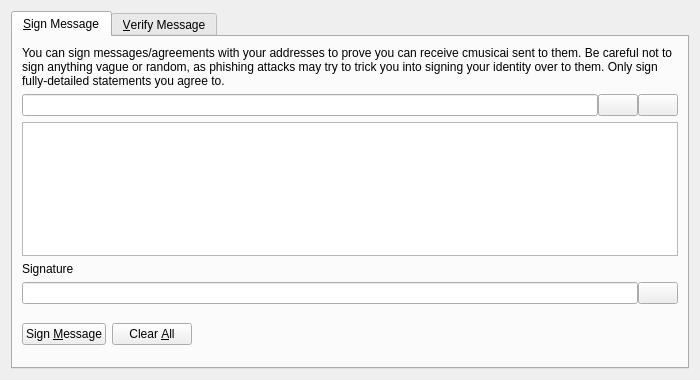
<?xml version="1.0" encoding="UTF-8"?>
<ui version="4.0">
 <class>SignVerifyMessageDialog</class>
 <widget class="QDialog" name="SignVerifyMessageDialog">
  <property name="geometry">
   <rect>
    <x>0</x>
    <y>0</y>
    <width>700</width>
    <height>380</height>
   </rect>
  </property>
  <property name="windowTitle">
   <string>Signatures - Sign / Verify a Message</string>
  </property>
  <property name="modal">
   <bool>true</bool>
  </property>
  <layout class="QVBoxLayout" name="verticalLayout">
   <item>
    <widget class="QTabWidget" name="tabWidget">
     <property name="currentIndex">
      <number>0</number>
     </property>
     <widget class="QWidget" name="tabSignMessage">
      <attribute name="title">
       <string>&amp;Sign Message</string>
      </attribute>
      <layout class="QVBoxLayout" name="verticalLayout_SM">
       <item>
        <widget class="QLabel" name="infoLabel_SM">
         <property name="text">
          <string>You can sign messages/agreements with your addresses to prove you can receive cmusicai sent to them. Be careful not to sign anything vague or random, as phishing attacks may try to trick you into signing your identity over to them. Only sign fully-detailed statements you agree to.</string>
         </property>
         <property name="textFormat">
          <enum>Qt::PlainText</enum>
         </property>
         <property name="wordWrap">
          <bool>true</bool>
         </property>
        </widget>
       </item>
       <item>
        <layout class="QHBoxLayout" name="horizontalLayout_1_SM">
         <property name="spacing">
          <number>0</number>
         </property>
         <item>
          <widget class="QValidatedLineEdit" name="addressIn_SM">
           <property name="toolTip">
            <string>The cmusicai address to sign the message with</string>
           </property>
          </widget>
         </item>
         <item>
          <widget class="QPushButton" name="addressBookButton_SM">
           <property name="toolTip">
            <string>Choose previously used address</string>
           </property>
           <property name="text">
            <string/>
           </property>
           <property name="icon">
            <iconset resource="../cmusicai.qrc">
             <normaloff>:/icons/address-book</normaloff>:/icons/address-book</iconset>
           </property>
           <property name="shortcut">
            <string>Alt+A</string>
           </property>
           <property name="autoDefault">
            <bool>false</bool>
           </property>
          </widget>
         </item>
         <item>
          <widget class="QPushButton" name="pasteButton_SM">
           <property name="toolTip">
            <string>Paste address from clipboard</string>
           </property>
           <property name="text">
            <string/>
           </property>
           <property name="icon">
            <iconset resource="../cmusicai.qrc">
             <normaloff>:/icons/editpaste</normaloff>:/icons/editpaste</iconset>
           </property>
           <property name="shortcut">
            <string>Alt+P</string>
           </property>
           <property name="autoDefault">
            <bool>false</bool>
           </property>
          </widget>
         </item>
        </layout>
       </item>
       <item>
        <widget class="QPlainTextEdit" name="messageIn_SM">
         <property name="toolTip">
          <string>Enter the message you want to sign here</string>
         </property>
        </widget>
       </item>
       <item>
        <widget class="QLabel" name="signatureLabel_SM">
         <property name="text">
          <string>Signature</string>
         </property>
         <property name="textFormat">
          <enum>Qt::PlainText</enum>
         </property>
        </widget>
       </item>
       <item>
        <layout class="QHBoxLayout" name="horizontalLayout_2_SM">
         <property name="spacing">
          <number>0</number>
         </property>
         <item>
          <widget class="QLineEdit" name="signatureOut_SM">
           <property name="font">
            <font>
             <italic>true</italic>
            </font>
           </property>
           <property name="readOnly">
            <bool>true</bool>
           </property>
          </widget>
         </item>
         <item>
          <widget class="QPushButton" name="copySignatureButton_SM">
           <property name="toolTip">
            <string>Copy the current signature to the system clipboard</string>
           </property>
           <property name="text">
            <string/>
           </property>
           <property name="icon">
            <iconset resource="../cmusicai.qrc">
             <normaloff>:/icons/editcopy</normaloff>:/icons/editcopy</iconset>
           </property>
           <property name="autoDefault">
            <bool>false</bool>
           </property>
          </widget>
         </item>
        </layout>
       </item>
       <item>
        <layout class="QHBoxLayout" name="horizontalLayout_3_SM">
         <item>
          <widget class="QPushButton" name="signMessageButton_SM">
           <property name="toolTip">
            <string>Sign the message to prove you own this cmusicai address</string>
           </property>
           <property name="text">
            <string>Sign &amp;Message</string>
           </property>
           <property name="icon">
            <iconset resource="../cmusicai.qrc">
             <normaloff>:/icons/edit</normaloff>:/icons/edit</iconset>
           </property>
           <property name="autoDefault">
            <bool>false</bool>
           </property>
          </widget>
         </item>
         <item>
          <widget class="QPushButton" name="clearButton_SM">
           <property name="toolTip">
            <string>Reset all sign message fields</string>
           </property>
           <property name="text">
            <string>Clear &amp;All</string>
           </property>
           <property name="icon">
            <iconset resource="../cmusicai.qrc">
             <normaloff>:/icons/remove</normaloff>:/icons/remove</iconset>
           </property>
           <property name="autoDefault">
            <bool>false</bool>
           </property>
          </widget>
         </item>
         <item>
          <spacer name="horizontalSpacer_1_SM">
           <property name="orientation">
            <enum>Qt::Horizontal</enum>
           </property>
           <property name="sizeHint" stdset="0">
            <size>
             <width>40</width>
             <height>48</height>
            </size>
           </property>
          </spacer>
         </item>
         <item>
          <widget class="QLabel" name="statusLabel_SM">
           <property name="font">
            <font>
             <weight>75</weight>
             <bold>true</bold>
            </font>
           </property>
           <property name="text">
            <string/>
           </property>
           <property name="wordWrap">
            <bool>true</bool>
           </property>
          </widget>
         </item>
         <item>
          <spacer name="horizontalSpacer_2_SM">
           <property name="orientation">
            <enum>Qt::Horizontal</enum>
           </property>
           <property name="sizeHint" stdset="0">
            <size>
             <width>40</width>
             <height>48</height>
            </size>
           </property>
          </spacer>
         </item>
        </layout>
       </item>
      </layout>
     </widget>
     <widget class="QWidget" name="tabVerifyMessage">
      <attribute name="title">
       <string>&amp;Verify Message</string>
      </attribute>
      <layout class="QVBoxLayout" name="verticalLayout_VM">
       <item>
        <widget class="QLabel" name="infoLabel_VM">
         <property name="text">
          <string>Enter the receiver's address, message (ensure you copy line breaks, spaces, tabs, etc. exactly) and signature below to verify the message. Be careful not to read more into the signature than what is in the signed message itself, to avoid being tricked by a man-in-the-middle attack. Note that this only proves the signing party receives with the address, it cannot prove sendership of any transaction!</string>
         </property>
         <property name="textFormat">
          <enum>Qt::PlainText</enum>
         </property>
         <property name="alignment">
          <set>Qt::AlignLeading|Qt::AlignLeft|Qt::AlignTop</set>
         </property>
         <property name="wordWrap">
          <bool>true</bool>
         </property>
        </widget>
       </item>
       <item>
        <layout class="QHBoxLayout" name="horizontalLayout_1_VM">
         <property name="spacing">
          <number>0</number>
         </property>
         <item>
          <widget class="QValidatedLineEdit" name="addressIn_VM">
           <property name="toolTip">
            <string>The cmusicai address the message was signed with</string>
           </property>
          </widget>
         </item>
         <item>
          <widget class="QPushButton" name="addressBookButton_VM">
           <property name="toolTip">
            <string>Choose previously used address</string>
           </property>
           <property name="text">
            <string/>
           </property>
           <property name="icon">
            <iconset resource="../cmusicai.qrc">
             <normaloff>:/icons/address-book</normaloff>:/icons/address-book</iconset>
           </property>
           <property name="shortcut">
            <string>Alt+A</string>
           </property>
           <property name="autoDefault">
            <bool>false</bool>
           </property>
          </widget>
         </item>
        </layout>
       </item>
       <item>
        <widget class="QPlainTextEdit" name="messageIn_VM"/>
       </item>
       <item>
        <widget class="QValidatedLineEdit" name="signatureIn_VM"/>
       </item>
       <item>
        <layout class="QHBoxLayout" name="horizontalLayout_2_VM">
         <item>
          <widget class="QPushButton" name="verifyMessageButton_VM">
           <property name="toolTip">
            <string>Verify the message to ensure it was signed with the specified cmusicai address</string>
           </property>
           <property name="text">
            <string>Verify &amp;Message</string>
           </property>
           <property name="icon">
            <iconset resource="../cmusicai.qrc">
             <normaloff>:/icons/transaction_0</normaloff>:/icons/transaction_0</iconset>
           </property>
           <property name="autoDefault">
            <bool>false</bool>
           </property>
          </widget>
         </item>
         <item>
          <widget class="QPushButton" name="clearButton_VM">
           <property name="toolTip">
            <string>Reset all verify message fields</string>
           </property>
           <property name="text">
            <string>Clear &amp;All</string>
           </property>
           <property name="icon">
            <iconset resource="../cmusicai.qrc">
             <normaloff>:/icons/remove</normaloff>:/icons/remove</iconset>
           </property>
           <property name="autoDefault">
            <bool>false</bool>
           </property>
          </widget>
         </item>
         <item>
          <spacer name="horizontalSpacer_1_VM">
           <property name="orientation">
            <enum>Qt::Horizontal</enum>
           </property>
           <property name="sizeHint" stdset="0">
            <size>
             <width>40</width>
             <height>48</height>
            </size>
           </property>
          </spacer>
         </item>
         <item>
          <widget class="QLabel" name="statusLabel_VM">
           <property name="font">
            <font>
             <weight>75</weight>
             <bold>true</bold>
            </font>
           </property>
           <property name="text">
            <string/>
           </property>
           <property name="wordWrap">
            <bool>true</bool>
           </property>
          </widget>
         </item>
         <item>
          <spacer name="horizontalSpacer_2_VM">
           <property name="orientation">
            <enum>Qt::Horizontal</enum>
           </property>
           <property name="sizeHint" stdset="0">
            <size>
             <width>40</width>
             <height>48</height>
            </size>
           </property>
          </spacer>
         </item>
        </layout>
       </item>
      </layout>
     </widget>
    </widget>
   </item>
  </layout>
 </widget>
 <customwidgets>
  <customwidget>
   <class>QValidatedLineEdit</class>
   <extends>QLineEdit</extends>
   <header>qvalidatedlineedit.h</header>
  </customwidget>
 </customwidgets>
 <resources>
  <include location="../cmusicai.qrc"/>
 </resources>
 <connections/>
</ui>
